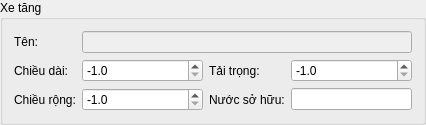
<?xml version="1.0" encoding="UTF-8"?>
<ui version="4.0">
 <class>TankAttributeWidget</class>
 <widget class="QWidget" name="TankAttributeWidget">
  <property name="geometry">
   <rect>
    <x>0</x>
    <y>0</y>
    <width>426</width>
    <height>120</height>
   </rect>
  </property>
  <property name="windowTitle">
   <string>TankAttributeWidget</string>
  </property>
  <layout class="QGridLayout" name="gridLayout_2">
   <property name="leftMargin">
    <number>0</number>
   </property>
   <property name="topMargin">
    <number>0</number>
   </property>
   <property name="rightMargin">
    <number>0</number>
   </property>
   <property name="bottomMargin">
    <number>0</number>
   </property>
   <item row="0" column="0">
    <widget class="QGroupBox" name="groupBox">
     <property name="title">
      <string>Xe tăng</string>
     </property>
     <layout class="QGridLayout" name="gridLayout">
      <item row="0" column="0">
       <widget class="QLabel" name="label_5">
        <property name="text">
         <string>Tên:</string>
        </property>
       </widget>
      </item>
      <item row="0" column="1" colspan="3">
       <widget class="QLineEdit" name="tenLed">
        <property name="enabled">
         <bool>false</bool>
        </property>
       </widget>
      </item>
      <item row="1" column="0">
       <widget class="QLabel" name="label">
        <property name="text">
         <string>Chiều dài:</string>
        </property>
       </widget>
      </item>
      <item row="1" column="1">
       <widget class="QDoubleSpinBox" name="chieuDaiDspb">
        <property name="sizePolicy">
         <sizepolicy hsizetype="Expanding" vsizetype="Fixed">
          <horstretch>0</horstretch>
          <verstretch>0</verstretch>
         </sizepolicy>
        </property>
        <property name="decimals">
         <number>1</number>
        </property>
        <property name="minimum">
         <double>-1.000000000000000</double>
        </property>
        <property name="maximum">
         <double>100000000.000000000000000</double>
        </property>
        <property name="value">
         <double>-1.000000000000000</double>
        </property>
       </widget>
      </item>
      <item row="1" column="2">
       <widget class="QLabel" name="label_3">
        <property name="text">
         <string>Tải trọng:</string>
        </property>
       </widget>
      </item>
      <item row="1" column="3">
       <widget class="QDoubleSpinBox" name="taiTrongDspb">
        <property name="sizePolicy">
         <sizepolicy hsizetype="Expanding" vsizetype="Fixed">
          <horstretch>0</horstretch>
          <verstretch>0</verstretch>
         </sizepolicy>
        </property>
        <property name="decimals">
         <number>1</number>
        </property>
        <property name="minimum">
         <double>-1.000000000000000</double>
        </property>
        <property name="maximum">
         <double>100000000.000000000000000</double>
        </property>
        <property name="value">
         <double>-1.000000000000000</double>
        </property>
       </widget>
      </item>
      <item row="2" column="0">
       <widget class="QLabel" name="label_2">
        <property name="text">
         <string>Chiều rộng:</string>
        </property>
       </widget>
      </item>
      <item row="2" column="1">
       <widget class="QDoubleSpinBox" name="chieuRongDspb">
        <property name="sizePolicy">
         <sizepolicy hsizetype="Expanding" vsizetype="Fixed">
          <horstretch>0</horstretch>
          <verstretch>0</verstretch>
         </sizepolicy>
        </property>
        <property name="decimals">
         <number>1</number>
        </property>
        <property name="minimum">
         <double>-1.000000000000000</double>
        </property>
        <property name="maximum">
         <double>100000000.000000000000000</double>
        </property>
        <property name="value">
         <double>-1.000000000000000</double>
        </property>
       </widget>
      </item>
      <item row="2" column="2">
       <widget class="QLabel" name="label_4">
        <property name="text">
         <string>Nước sở hữu:</string>
        </property>
       </widget>
      </item>
      <item row="2" column="3">
       <widget class="QLineEdit" name="nuocSoHuuLed"/>
      </item>
     </layout>
    </widget>
   </item>
  </layout>
 </widget>
 <layoutdefault spacing="6" margin="11"/>
 <tabstops>
  <tabstop>tenLed</tabstop>
  <tabstop>chieuDaiDspb</tabstop>
  <tabstop>chieuRongDspb</tabstop>
  <tabstop>taiTrongDspb</tabstop>
  <tabstop>nuocSoHuuLed</tabstop>
 </tabstops>
 <resources/>
 <connections/>
</ui>
